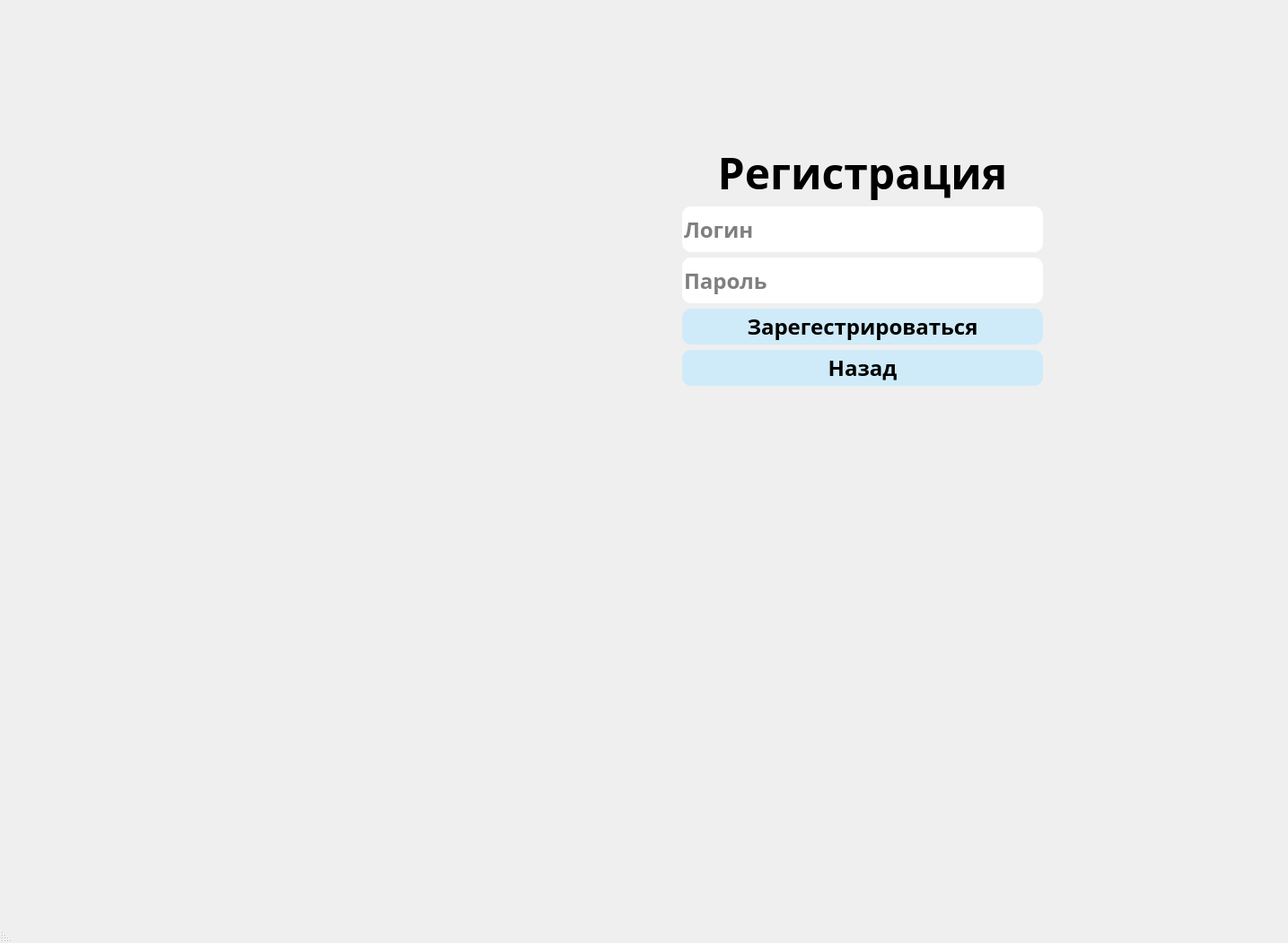
<?xml version="1.0" encoding="UTF-8"?>
<ui version="4.0">
 <class>MainWindow</class>
 <widget class="QMainWindow" name="MainWindow">
  <property name="windowModality">
   <enum>Qt::NonModal</enum>
  </property>
  <property name="geometry">
   <rect>
    <x>0</x>
    <y>0</y>
    <width>1435</width>
    <height>1051</height>
   </rect>
  </property>
  <property name="cursor">
   <cursorShape>ArrowCursor</cursorShape>
  </property>
  <property name="windowTitle">
   <string>Регистрация</string>
  </property>
  <property name="layoutDirection">
   <enum>Qt::RightToLeft</enum>
  </property>
  <widget class="QWidget" name="centralwidget">
   <property name="layoutDirection">
    <enum>Qt::RightToLeft</enum>
   </property>
   <widget class="QWidget" name="layoutWidget">
    <property name="geometry">
     <rect>
      <x>760</x>
      <y>160</y>
      <width>402</width>
      <height>270</height>
     </rect>
    </property>
    <layout class="QVBoxLayout" name="verticalLayout">
     <item>
      <widget class="QLabel" name="log_in">
       <property name="styleSheet">
        <string notr="true">font-family: Red Hat Text;
font-style: normal;
font-weight: bold;
font-size: 48px;
line-height: 154.8%;</string>
       </property>
       <property name="text">
        <string>Регистрация</string>
       </property>
       <property name="alignment">
        <set>Qt::AlignCenter</set>
       </property>
      </widget>
     </item>
     <item>
      <widget class="QLineEdit" name="Login_le">
       <property name="styleSheet">
        <string notr="true">font-family: Red Hat Text;
font-style: normal;
font-weight: 500;
font-size: 24px;
line-height: 0%;
/* or 0px */

letter-spacing: -0.05em;
color: #00000;
position: absolute;
width: 344px;
height: 51px;
left: 548px;
top: 299px;

background: #FFFFFF;
border-radius: 10px;</string>
       </property>
       <property name="inputMask">
        <string/>
       </property>
       <property name="text">
        <string/>
       </property>
       <property name="placeholderText">
        <string>Логин</string>
       </property>
      </widget>
     </item>
     <item>
      <widget class="QLineEdit" name="Password_le">
       <property name="styleSheet">
        <string notr="true">position: absolute;
width: 150px;
height: 25px;
left: 570px;
top: 392px;

font-family: Red Hat Text;
font-style: normal;
font-weight: 500;
font-size: 24px;
line-height: 0%;
/* or 0px */

letter-spacing: -0.05em;

color: #000000;
position: absolute;
width: 344px;
height: 51px;
left: 548px;
top: 299px;

background: #FFFFFF;
border-radius: 10px;</string>
       </property>
       <property name="inputMask">
        <string/>
       </property>
       <property name="text">
        <string/>
       </property>
       <property name="placeholderText">
        <string>Пароль</string>
       </property>
      </widget>
     </item>
     <item>
      <widget class="QPushButton" name="sign_up">
       <property name="styleSheet">
        <string notr="true">font-family: Red Hat Text;
font-style: normal;
font-weight: bold;
font-size: 24px;
line-height: 0%;

position: absolute;
width: 400px;
height: 40px;
left: 520px;
top: 464px;

background: #CFEBF9;
border-radius: 10px;</string>
       </property>
       <property name="text">
        <string>Зарегестрироваться</string>
       </property>
      </widget>
     </item>
     <item>
      <widget class="QPushButton" name="back">
       <property name="styleSheet">
        <string notr="true">font-family: Red Hat Text;
font-style: normal;
font-weight: bold;
font-size: 24px;
line-height: 0%;

position: absolute;
width: 400px;
height: 40px;
left: 520px;
top: 511px;

background: #CFEBF9;
border-radius: 10px;</string>
       </property>
       <property name="text">
        <string>Назад</string>
       </property>
      </widget>
     </item>
    </layout>
   </widget>
   <widget class="QLabel" name="Message">
    <property name="geometry">
     <rect>
      <x>710</x>
      <y>430</y>
      <width>501</width>
      <height>71</height>
     </rect>
    </property>
    <property name="styleSheet">
     <string notr="true">font-family: Red Hat Text;
font-style: normal;
font-weight: bold;
font-size: 24px;</string>
    </property>
    <property name="text">
     <string/>
    </property>
    <property name="alignment">
     <set>Qt::AlignCenter</set>
    </property>
   </widget>
  </widget>
  <widget class="QStatusBar" name="statusbar"/>
 </widget>
 <resources/>
 <connections/>
</ui>
